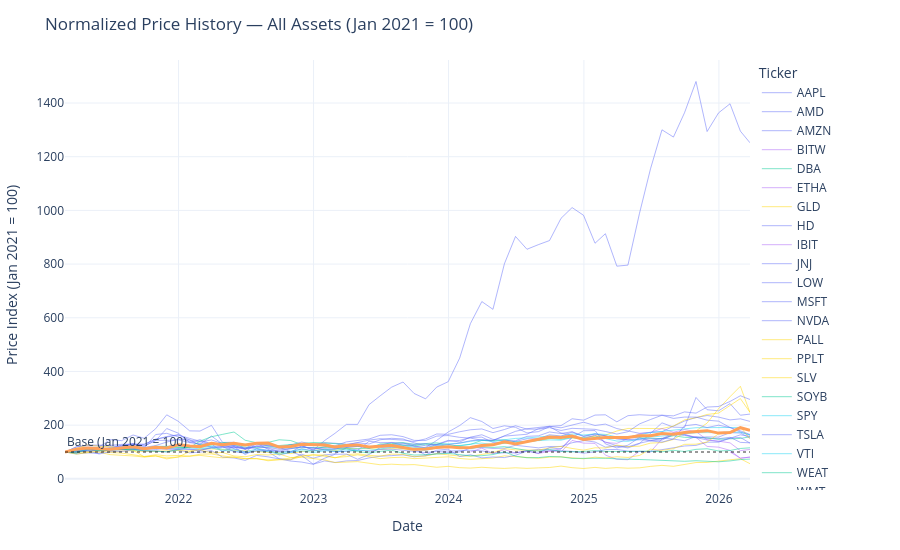

The notebook cell this image was saved under:
### Markdown cell above
### 9. Visualization: Normalized Price History (Base = 100)
**Purpose:** Compare cumulative price appreciation across all assets on a common scale, regardless of absolute price level.

Each asset is indexed to 100 at January 2021. A value of 277 at end-of-period means the asset appreciated 2.77× over the window.

### Code cell
# Pivot to wide form: Date × Ticker
price_wide = clean_monthly.pivot_table(index='Date', columns='Ticker', values='Close')

# Normalize: divide each column by its first valid observation × 100
price_normalized = price_wide.div(price_wide.bfill().iloc[0]) * 100

# Build one trace per ticker, colored by category
ticker_to_cat = clean_monthly[['Ticker', 'Category']].drop_duplicates().set_index('Ticker')['Category'].to_dict()

fig_price = go.Figure()
for ticker_sym in price_normalized.columns:
    cat = ticker_to_cat.get(ticker_sym, "")
    color = CATEGORY_COLORS.get(cat, '#636EFA')
    is_xlu = ticker_sym == 'XLU'
    fig_price.add_trace(go.Scatter(
        x=price_normalized.index,
        y=price_normalized[ticker_sym],
        mode='lines',
        name=ticker_sym,
        line=dict(
            color=color,
            width=3 if is_xlu else 1,
            dash='solid' if is_xlu else 'solid',
        ),
        opacity=1.0 if is_xlu else 0.5,
        hovertemplate=f"<b>{ticker_sym}</b><br>Date: %{{x|%Y-%m}}<br>Index: %{{y:.1f}}<extra></extra>",
    ))

# Reference line at 100
fig_price.add_hline(y=100, line_dash="dot", line_color="black", opacity=0.4,
                    annotation_text="Base (Jan 2021 = 100)", annotation_position="top left")

fig_price.update_layout(
    title="Normalized Price History — All Assets (Jan 2021 = 100)",
    xaxis_title="Date",
    yaxis_title="Price Index (Jan 2021 = 100)",
    template="plotly_white",
    height=550,
    legend=dict(title="Ticker", orientation="v", x=1.01, y=1),
    margin=dict(l=60, r=150, t=60, b=60),
)

fig_price
